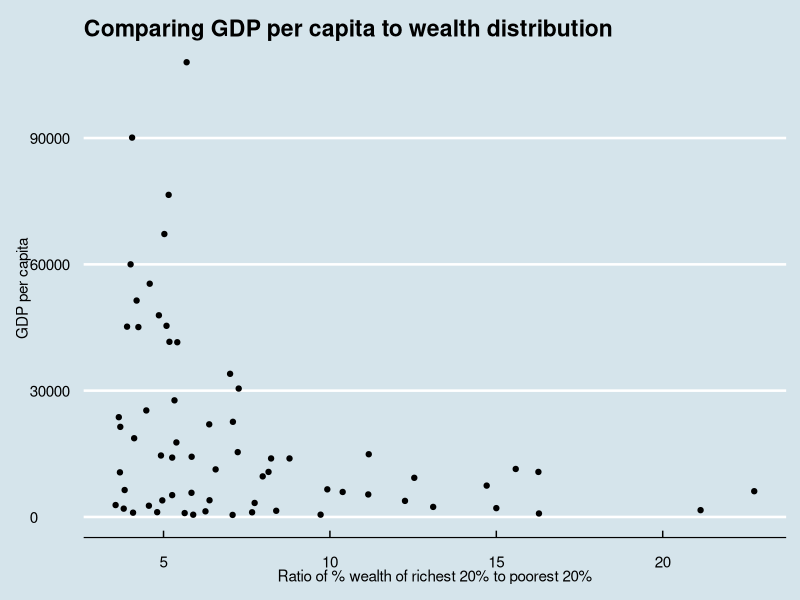

Recreate this plot in R.
## ---- chunk 1
knitr::opts_chunk$set(echo = TRUE)

library(tidyverse)
library(ggthemes)

poorest <- read_csv("income_share_of_poorest_20percent.csv")

richest <- read_csv("income_share_of_richest_20percent.csv")

GDPpercapita <- read_csv("gdppercapita_us_inflation_adjusted.csv")
## ---- chunk 2

Barnabyfunction <- function(datasets, value1) #create a custom function
{

datasets %>% gather( # Convert "wide" to "long"
    key = "year",
    value = !!value1, # make this a variable to be used with dyplr!
    -country

  ) %>% drop_na(!!value1) %>% mutate( 
    year = as.numeric(year))
    # change is.na() to drop.na() to be used with dyplr and year to dbl value

}

poorest <- poorest %>% Barnabyfunction(value1 = "poor_20_percent") 

richest <- richest %>% Barnabyfunction(value1 = "rich_20_percent")

GDP <- GDPpercapita %>% Barnabyfunction(value1 = "GDP_per_capita")

RichAndPoor <-
   richest %>%
   inner_join(poorest, by=c("country","year")) %>%
  mutate(ratio = rich_20_percent / poor_20_percent)

RichAndPoor$year<-as.numeric(RichAndPoor$year)

GDPandwealth <-
   GDP %>%
   inner_join(RichAndPoor, by=c("country","year")) %>%
  filter(year == 2015)

GDPplot <- GDPandwealth %>% 
  ggplot(aes(x = ratio, y = GDP_per_capita)) + 
  geom_point() + 
  theme_economist() + 
  xlab("Ratio of % wealth of richest 20% to poorest 20%") + 
  ylab("GDP per capita") + 
  ggtitle("Comparing GDP per capita to wealth distribution")

GDPplot
